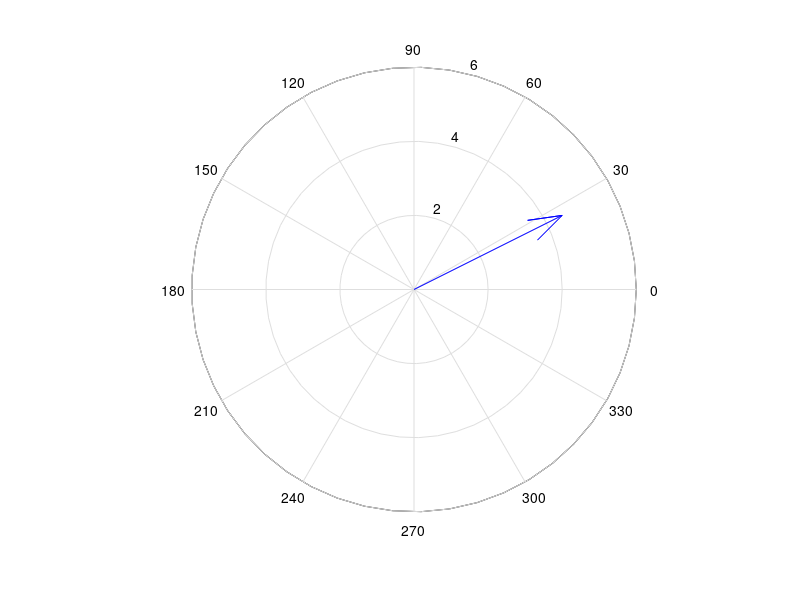

Source code (MATLAB):
% DCC40 - Lista de exercícios - Q14

% Em Matlab, números complexos podem ser utilizados com certa facilidade. Um número imaginário
% i = √−1 pode ser utilizado nas equações e será reconhecido. Tente declarar z = 4+2∗i e visualizar
% z utilizando o comando compass. Entenda o que está sendo representado. Depois disso, repita o
% mesmo processo só que iguale uma variável ao plotar o gráﬁco, por exemplo h=compass(); Isto nos
% ajudará a salvar o gráﬁco, utilize o comando saveas para salvar o gráﬁco (veja o help do saveas)

z = 4 + 2*i

h = compass(z)
saveas(gcf,'Polar Arrows.png')